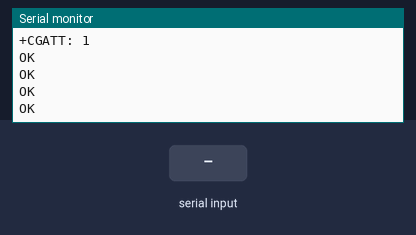
Bench run of a sketch on a simulated Arduino Uno, built with avr-gcc and run on an emulated ATmega328P. On the bench: the last lines printed to the serial monitor. The test bench sets the inputs (shaded band). The modem accepts every AT command (registered, SIM ready, sends succeed) and sends nothing else.

Above: at 10.3 s.
10.4 s: "1" received over the second serial link
At 11.7 s:
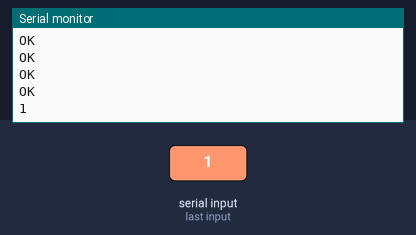
12.6 s: "0" received over the second serial link
At 13.7 s:
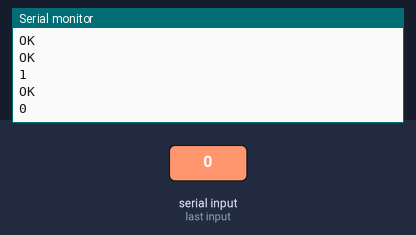
14.1 s: "2" received over the second serial link
At 15.9 s:
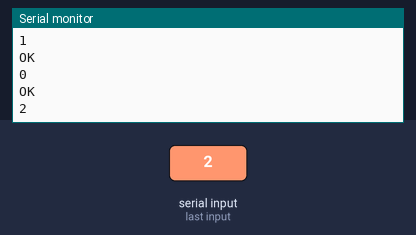

Measured:
- after the input at 10.4 s, the serial monitor: prints a new line after 0.73 s (image 1)
- after the input at 12.6 s, the serial monitor: prints a new line after 0.54 s (image 2)
- after the input at 14.1 s, the serial monitor: prints a new line after 1.1 s (image 3)

The sketch:

sketch_gprs.ino
```cpp
/*Yuktix Technologies Pvt Ltd.: code to send data to a remote server */
//Program description : Connect to internet and ping to a server.


#include <SoftwareSerial.h>

SoftwareSerial GprsSerial( 4,5 );

void setup(){GprsSerial.begin(9600);
  Serial.begin(9600);

  Serial.println("Config SIM900...");
  delay(2000);
  Serial.println("Done!...");
  GprsSerial.flush();
  Serial.flush();

  // attach or detach from GPRS service //if = 1, that means GPRS service is active over SIm and 0 means not.
  GprsSerial.println("AT+CGATT?");
  delay(1000);
  toSerial();


  // bearer settings
  GprsSerial.println("AT+SAPBR=3,1,\"CONTYPE\",\"GPRS\"");
  delay(2000);
  toSerial();

  // bearer settings
  GprsSerial.println("AT+SAPBR=3,1,\"APN\",\"aircelgprs\""); //here rcomnet is the APN name for reliance in Delhi, you have to change it to the APNname for your provider
  delay(2000);
  toSerial();

  // bearer settings
  GprsSerial.println("AT+SAPBR=1,1");
  delay(2000);
  toSerial();
}


void loop()
{
   // initialize http service
   GprsSerial.println("AT+HTTPINIT=?");
   delay(2000);
   toSerial();

   GprsSerial.println("AT+HTTPINIT");
   delay(2000);
   toSerial();

   // set http param value
   GprsSerial.println("AT+HTTPPARA=\"URL\",\"http://yuktix-api.cloudapp.net:8080/sensordb/v1/echo/bobo\"");
//Change the URL over here. i used open source HTTP request URL and send blank data to test.
   delay(2000);
   toSerial();

   // set http action type 0 = GET, 1 = POST, 2 = HEAD
   GprsSerial.println("AT+HTTPACTION=0");
   delay(6000);
   toSerial();

   // read server response
   GprsSerial.println("AT+HTTPREAD");
   delay(1000);
   toSerial();

   GprsSerial.println("");
   GprsSerial.println("AT+HTTPTERM");
   toSerial();
   delay(300);

   GprsSerial.println("");
   delay(10000);
}

void toSerial()
{
  while(GprsSerial.available()!=0)
  {
    Serial.write(GprsSerial.read());
  }
}
```
